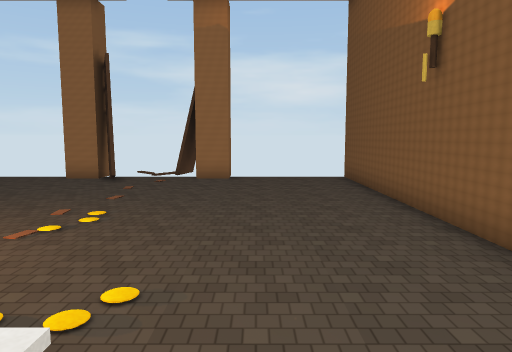
view 1 (above)

12 first-person views from a walk through a scene from a Unity 3-D project. The camera is 1.5 m above the floor, tilts 6° down and sees 70° across. The floor is counted in squares, 1 m on a side. Each view is taken from the middle of a square. On the plan, view 1 faces up. The plan holds only what a view shows up to about 16 squares ahead; the rest is blank. The player is left out. Some animated figures are left out. Door leaves are left out, so doorways stand open.

view 2
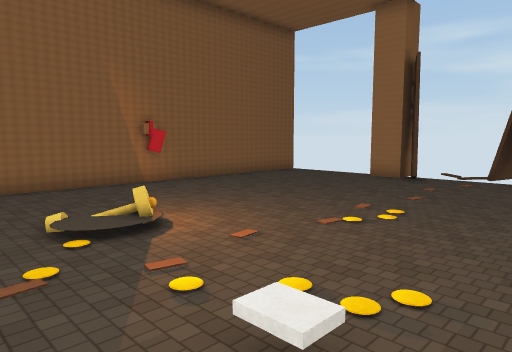

view 3
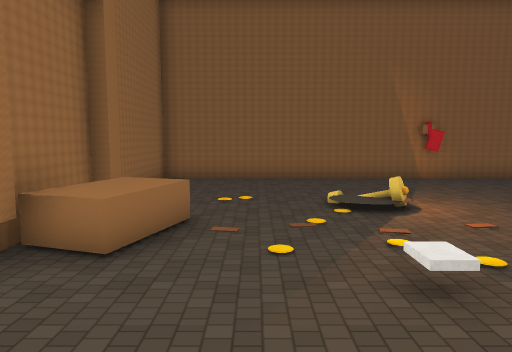

view 4
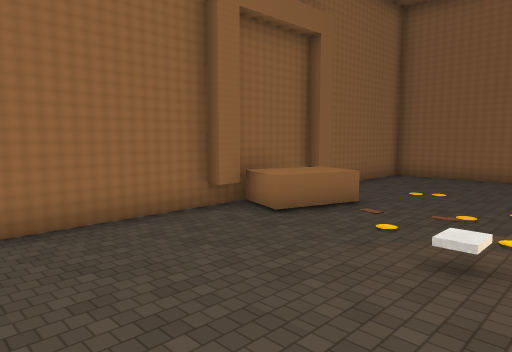

view 5
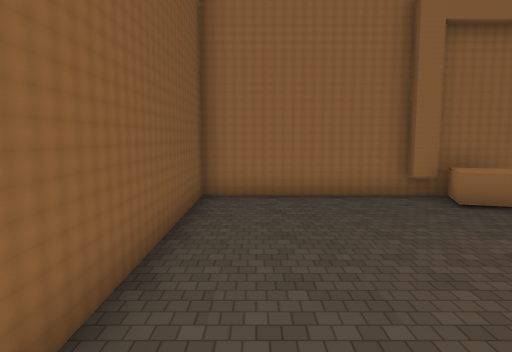

view 6
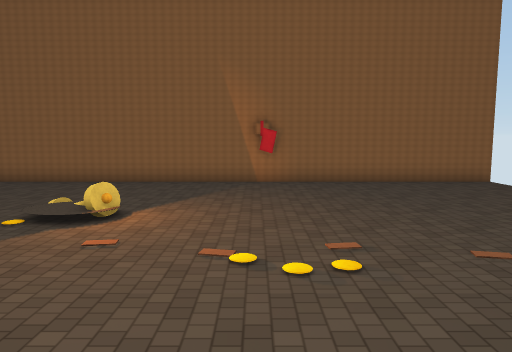

view 7
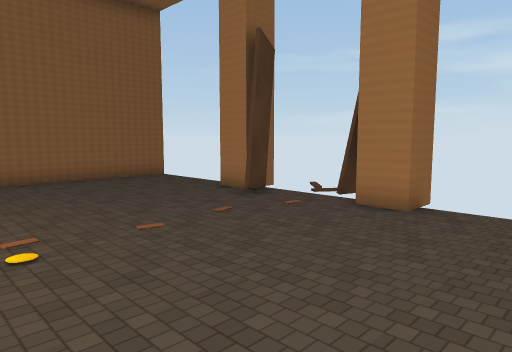

view 8
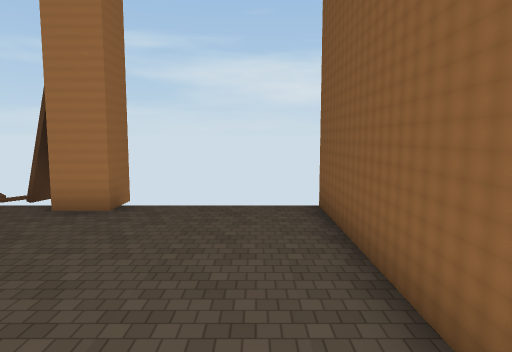

view 9
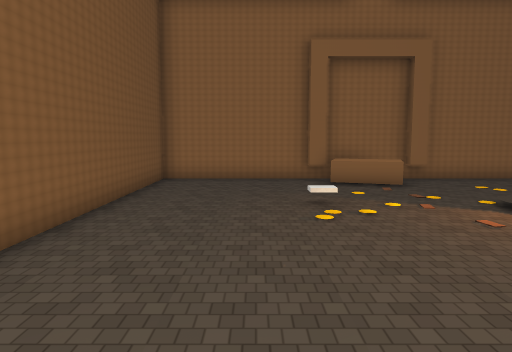

view 10
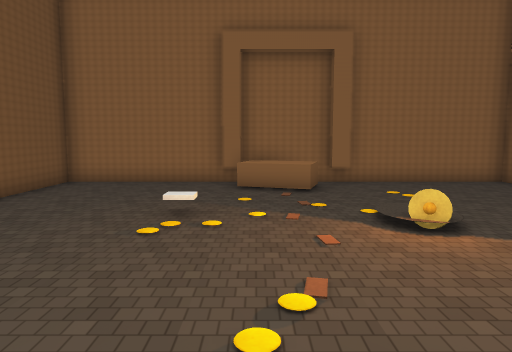

view 11
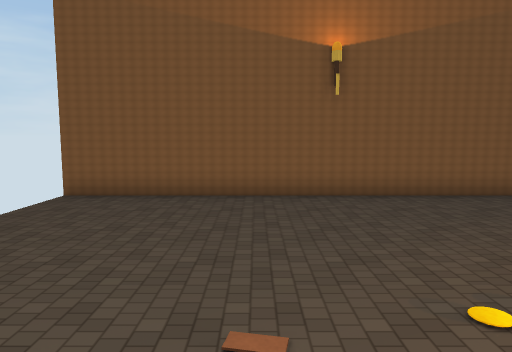

view 12
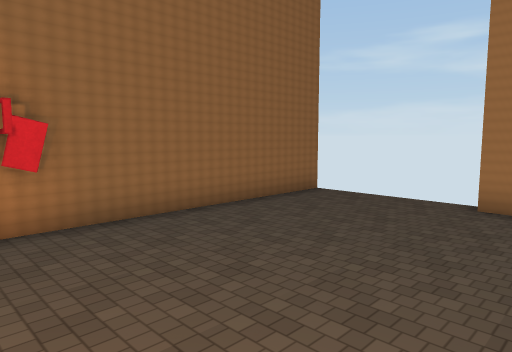

### Floor plan
Points are (right, up) in squares from view 1. A wall is a line through its corners. A room is listed if a view was taken in it or the views show most of it. See-through windows are left out.
Room 1 (views 1, 2, 3, 4, 5, 6, 7, 8, 9, 10, 11, 12)
walls: (-4.9, 12.5) (-5.8, 14.3); (-2.5, -3) (-1.9, -3) (-1.9, -3.5); (-6.1, -3) (-5.5, -3) (-5.5, -3.4) (3.4, -3.4) (3.4, 14); (-5.8, 13.4) (-7, 13.4); (-1, 13.4) (-2.2, 13.4); (-2.7, 14) (-3.2, 14.1); (-5.6, 14.3) (-4.8, 12.6); (-11.4, 14.1) (-11.4, -3.4) (-6.1, -3.4)
ways out: open door at (-4, 14)
objects: other object (-11, 6); other object (-5, -3) to (-3, -1)

Where each view was taken, in squares from view 1:
view 1: 0 up, 0 right, facing up
view 2: 0 up, 0 right, facing up-left
view 3: 0 up, 2 right, facing left
view 4: 3 up, 3 right, facing down-left
view 5: 6 up, 2 right, facing down
view 6: 6 up, 1 right, facing left
view 7: 6 up, 2 right, facing up-left
view 8: 6 up, 2 right, facing up
view 9: 10 up, 0 right, facing down
view 10: 9 up, 3 left, facing down
view 11: 9 up, 6 left, facing right
view 12: 5 up, 5 left, facing up-left
